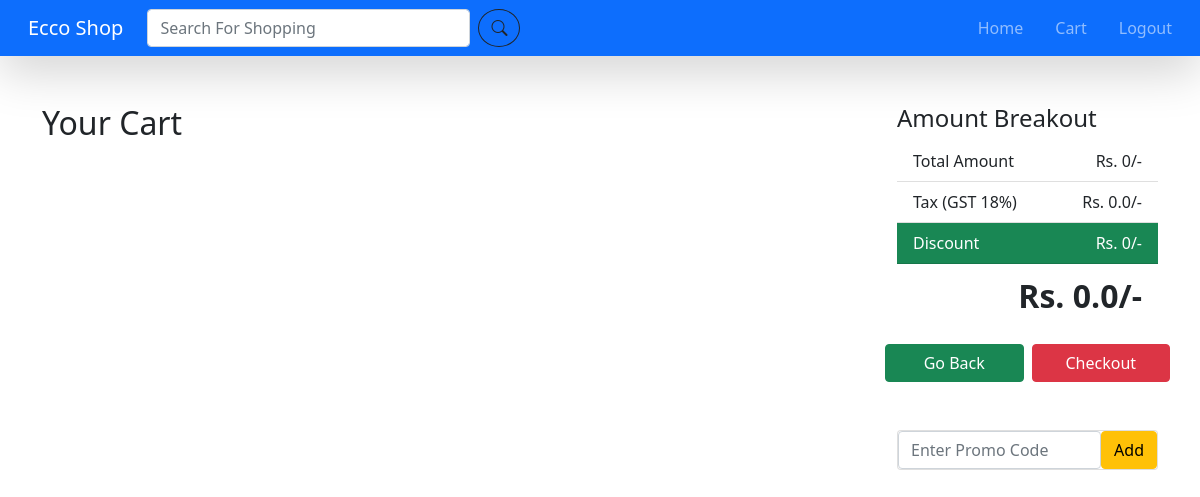
The page /cart/ (signed in) on the database as committed earlier.
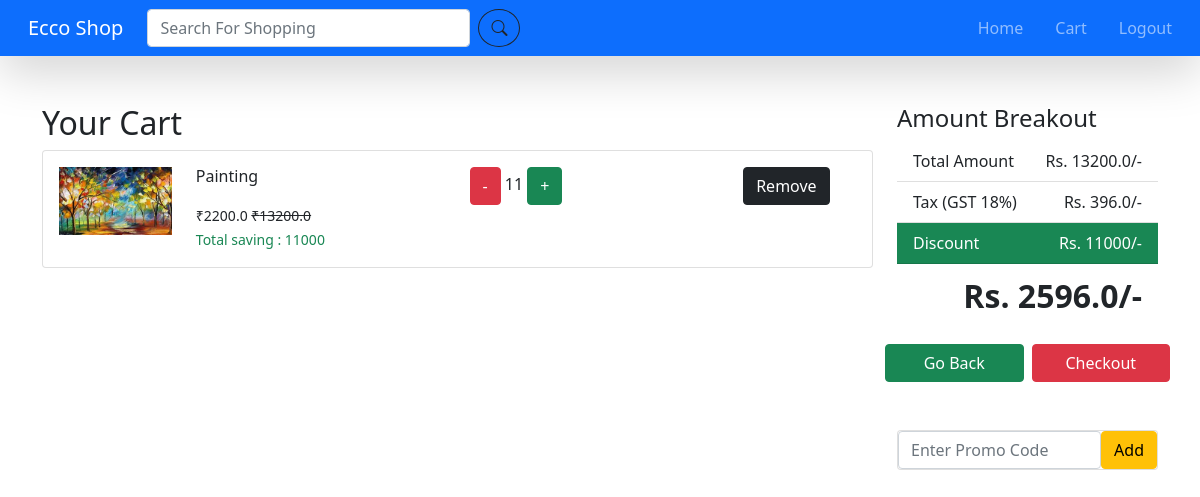
The same page on the database as committed later.
### datawork/models.py (models this page shows, shortened)
class Order(models.Model):
    user = models.ForeignKey(settings.AUTH_USER_MODEL, on_delete=models.CASCADE)
    ref_code = models.CharField(max_length=200)
    item = models.ManyToManyField(OrderItem)
    start_date = models.DateTimeField(auto_now_add=True)
    ordered_date  = models.DateTimeField()
    address = models.ForeignKey(Address,on_delete=models.SET_NULL,blank=True,null=True)
    payment = models.ForeignKey(Payment,on_delete=models.SET_NULL,blank=True,null=True)
    ordered = models.BooleanField(default=False)
    coupon = models.ForeignKey(Coupon, on_delete=models.SET_NULL, blank=True, null=True)
    being_delivered = models.BooleanField(default=False)
    received = models.BooleanField(default=False)
    def get_total(self):
        total = 0
        for oi in self.item.all():
            total += oi.get_total_amount()
        return total
    def get_discount_total(self):
        total = 0
        for oi in self.item.all():
            total += oi.get_total_discount_amount()
        return total
    def get_saving_total(self):
        total = 0
        for oi in self.item.all():
            total += oi.get_saving_amount()
        return total
    def get_tax(self):
        total = self.get_discount_total()
        return total * 0.18
    def get_payable_amount(self):
        total = 0
        total = self.get_discount_total() + self.get_tax()
        if self.coupon:
            total -= self.coupon.amount
        return total

class OrderItem(models.Model):
    user = models.ForeignKey(settings.AUTH_USER_MODEL, on_delete=models.CASCADE)
    ordered = models.BooleanField(default=False)
    item = models.ForeignKey(Item,on_delete=models.CASCADE)
    qty = models.IntegerField(default=1)
    def get_total_amount(self):
        return self.qty * self.item.price
    def get_total_discount_amount(self):
        return self.qty * self.item.discount_price
    def get_saving_amount(self):
        return int(self.get_total_amount()) - int(self.get_total_discount_amount())

class Item(models.Model):
    title  = models.CharField(max_length=200)
    category = models.ForeignKey(Category,on_delete=models.CASCADE)
    brand = models.ForeignKey(Brand,on_delete=models.SET_NULL,null=True)
    label = models.CharField(choices=LABEL_CHOICE,max_length=5)
    slug = models.SlugField()
    description = models.TextField()
    image = models.ImageField(upload_to="products/")
    price = models.FloatField()
    discount_price = models.FloatField(null=True,blank=True)

### datawork/views.py (the view)
# urls.py: path('cart/', cart,name="cart"),
def cart(req):
    return render(req,"order_summary.html",{
        'pro' : Order.objects.filter(ordered=False, user=req.user).first()
    })

### templates/order_summary.html (shortened to what this page needs)
{% extends 'base.html' %}
{% block content %}
<div class="container mt-5">
    <div class="row">
        <div class="col-9">
            <h3 class="fs-2">Your Cart</h3>
            {% if pro %}
                {% for p in pro.item.all  %}
                <div class="card d-flex">
                   <div class="row card-body">
                        <div class="col-2">
                            <img src="{{p.item.image.url}}" alt="" class="w-100">
                        </div>
                        <div class="col">
                            <h6>{{p.item.title}}</h6>
                            <small>₹{{p.get_total_discount_amount}} <del>₹{{p.get_total_amount}}</del></small><br>
                            <small class="text-success">Total saving : {{p.get_saving_amount}}</small>
                        </div>
                        <div class="col">
                            <a href="{% url 'removeCart' p.item.id %}" class="btn btn-danger">-</a>
                            <span>{{p.qty}}</span>
                            <a href="{% url 'addCart' p.item.id %}" type="button" class="btn btn-success">+</a>
                        </div>
                        <div class="col-2">
                            <a href="{% url 'removeSingleCart' p.item.id %}" class="btn btn-dark">Remove</a>
                        </div>
                   </div>
                </div>
                {% endfor %}
        </div>
        <div class="col-3">
            <h2 class="fs-4">Amount Breakout</h2>
            <div class="list-group list-group-flush">
                <a href="" class="list-group-item list-group-item-action">Total Amount <span class="float-end">Rs. {{pro.get_total}}/-</span></a>
                <a href="" class="list-group-item list-group-item-action">Tax (GST 18%) <span class="float-end">Rs. {{pro.get_tax}}/-</span></a>
                <a href="" class="list-group-item list-group-item-action bg-success text-white">Discount <span class="float-end">Rs. {{pro.get_saving_total}}/-</span></a>
                 <a href="" class="list-group-item list-group-item-action fs-5"><span class="float-end fs-2 fw-bold">Rs. {{pro.get_payable_amount}}/-</span></a>
            </div>
            <div class="mt-3 row">
                <a href="" class="btn btn-success col">Go Back</a>
                <a href="{% url 'checkout' %}" class="btn btn-danger col ms-2">Checkout</a>
            </div>
            {% if pro.coupon == NULL %}
            <div class="card mt-5">
                <div class="card-body p-0">
                    <form action="{% url 'addCoupon' %}" method="POST" class="d-flex">
                        <input type="text" placeholder="Enter Promo Code" class="form-control" name="code">
                        <input type="submit" value="Add" class="btn btn-warning">
                    </form>
                </div>
            </div>
            {% endif %}
        </div>
    </div>
    {% endif %}
</div>
{% endblock  %}

Rows that differ between the two databases and show on the page:
added OrderItem: item.image (picture), item "Painting", get_total_discount_amount "2200.0", get_total_amount "13200.0", get_saving_amount "11000", qty "11"
computed for Order: get_total "0" → "13200.0"; get_tax "0.0" → "396.0"; get_saving_total "0" → "11000"; get_payable_amount "0.0" → "2596.0"
